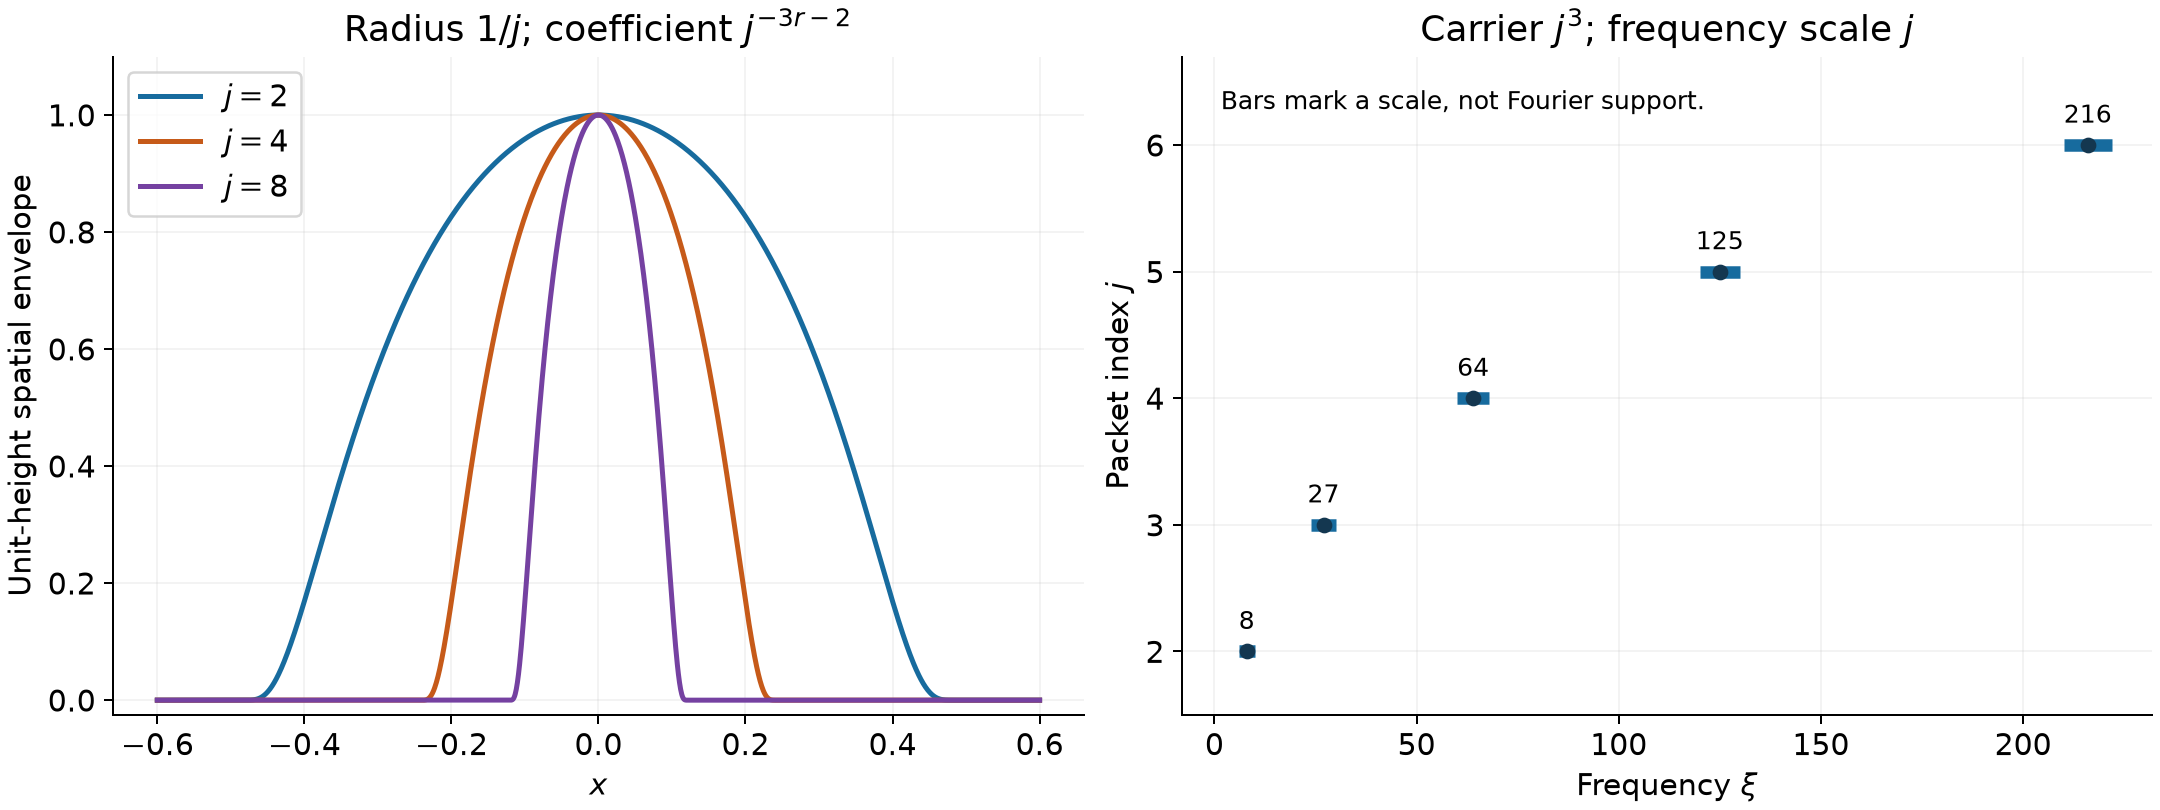

Write Python code to recreate this figure.
from pathlib import Path
import numpy as np
import matplotlib
matplotlib.use('Agg')
import matplotlib.pyplot as plt
out=Path(__file__).resolve().parent
plt.rcParams.update({'font.size':12,'axes.spines.top':False,'axes.spines.right':False})
fig,axes=plt.subplots(1,2,figsize=(12,4.5),layout='constrained')
x=np.linspace(-.6,.6,1601)
for j,col in [(2,'#176b9e'),(4,'#c65a19'),(8,'#7541a1')]:
 s=j*x;y=np.zeros_like(s);inside=np.abs(s)<1
 y[inside]=np.exp(1-1/(1-s[inside]**2))
 axes[0].plot(x,y,label=fr'$j={j}$',color=col,lw=2)
axes[0].set(xlabel='$x$',ylabel='Unit-height spatial envelope',title=r'Radius $1/j$; coefficient $j^{-3r-2}$',ylim=(-.025,1.1))
axes[0].legend(loc='upper left');axes[0].grid(alpha=.15)
for j in range(2,7):
 center=j**3
 axes[1].plot([center-j,center+j],[j,j],color='#176b9e',lw=5,solid_capstyle='butt')
 axes[1].scatter([center],[j],color='#143750',s=28,zorder=3)
 axes[1].annotate(str(center),(center,j),xytext=(0,9),textcoords='offset points',ha='center',fontsize=10)
axes[1].set(xlabel=r'Frequency $\xi$',ylabel='Packet index $j$',title=r'Carrier $j^3$; frequency scale $j$',xlim=(-8,232),ylim=(1.5,6.7),yticks=range(2,7))
axes[1].text(.04,.92,'Bars mark a scale, not Fourier support.',transform=axes[1].transAxes,fontsize=10)
axes[1].grid(alpha=.15)
for ext in ['png','svg']:
 fig.savefig(out/('finite-regularity-wavefront-packets.'+ext),dpi=180)
p=out/'finite-regularity-wavefront-packets.svg'
p.write_text('\n'.join(line.rstrip() for line in p.read_text(encoding='utf-8').splitlines()).rstrip()+'\n',encoding='utf-8')
